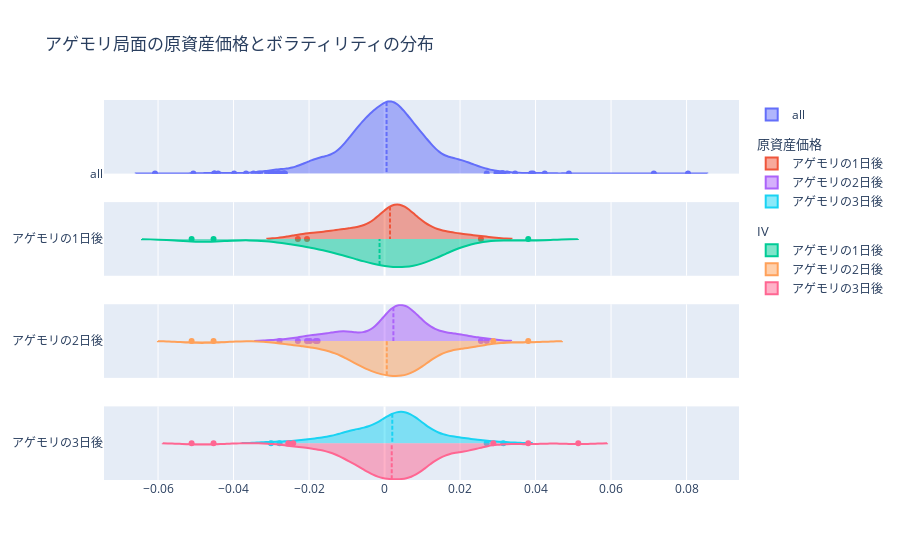

The notebook cell this image was saved under:
### Code cell
pct_change_vs_fig = make_subplots(rows=4, cols=1, shared_xaxes=True)
pct_change_vs_fig.add_trace(
    go.Violin(
        x=s_iv_pct_change.loc[:, "UnderlyingPrice"], side="positive", name="all"
    ),
    row=1,
    col=1,
)
for i in range(3):
    pct_change_vs_fig.add_trace(
        go.Violin(x=s_next_days[i], side="positive", name=f"アゲモリの{i+1}日後", legendgroup='s', legendgrouptitle_text="原資産価格", scalegroup='s'),
        row=i+2,
        col=1,
    )
    pct_change_vs_fig.add_trace(
        go.Violin(x=iv_next_days[i], side="negative", name=f"アゲモリの{i+1}日後", legendgroup='iv', legendgrouptitle_text="IV", scalegroup='iv'),
        row=i+2,
        col=1,
    )
pct_change_vs_fig.update_traces(meanline_visible=True)
pct_change_vs_fig.update_layout(go.Layout(title="アゲモリ局面の原資産価格とボラティリティの分布"))
